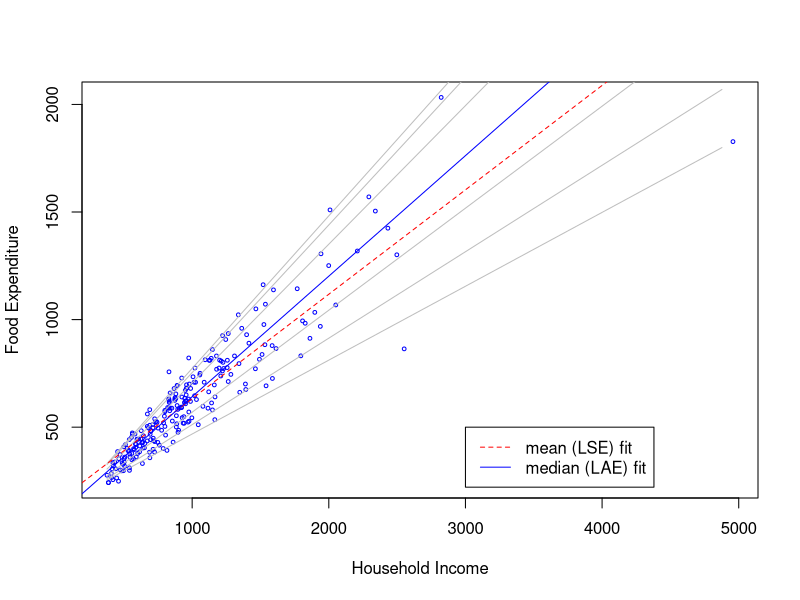
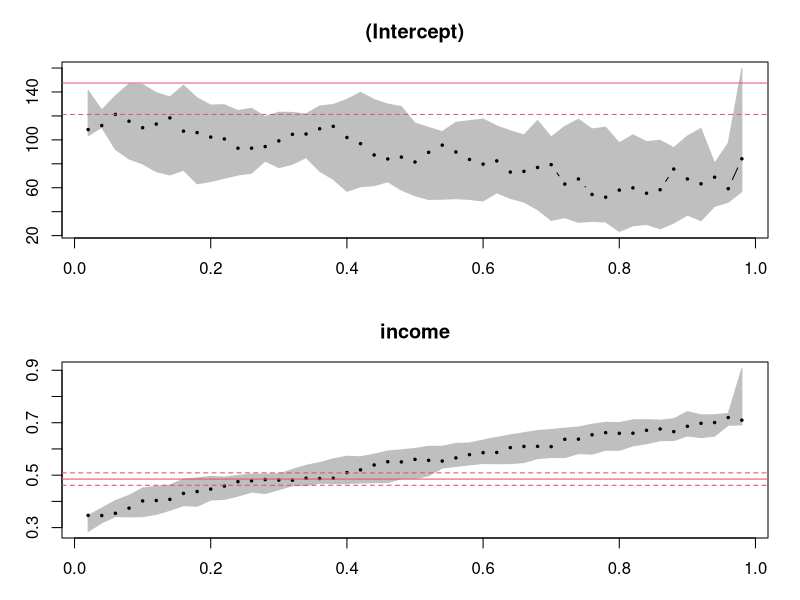

Source code (R) for these figures, in order:
library(quantreg)


### Name: rq
### Title: Quantile Regression
### Aliases: rq
### Keywords: regression

### ** Examples

data(stackloss)
rq(stack.loss ~ stack.x,.5)  #median (l1) regression  fit for the stackloss data. 
rq(stack.loss ~ stack.x,.25)  #the 1st quartile, 
        #note that 8 of the 21 points lie exactly on this plane in 4-space! 
rq(stack.loss ~ stack.x, tau=-1)   #this returns the full rq process
rq(rnorm(50) ~ 1, ci=FALSE)    #ordinary sample median --no rank inversion ci
rq(rnorm(50) ~ 1, weights=runif(50),ci=FALSE)  #weighted sample median 
#plot of engel data and some rq lines see KB(1982) for references to data
data(engel)
attach(engel)
plot(income,foodexp,xlab="Household Income",ylab="Food Expenditure",type = "n", cex=.5)
points(income,foodexp,cex=.5,col="blue")
taus <- c(.05,.1,.25,.75,.9,.95)
xx <- seq(min(income),max(income),100)
f <- coef(rq((foodexp)~(income),tau=taus))
yy <- cbind(1,xx)%*%f
for(i in 1:length(taus)){
        lines(xx,yy[,i],col = "gray")
        }
abline(lm(foodexp ~ income),col="red",lty = 2)
abline(rq(foodexp ~ income), col="blue")
legend(3000,500,c("mean (LSE) fit", "median (LAE) fit"),
	col = c("red","blue"),lty = c(2,1))
#Example of plotting of coefficients and their confidence bands
plot(summary(rq(foodexp~income,tau = 1:49/50,data=engel)))
#Example to illustrate inequality constrained fitting
n <- 100
p <- 5
X <- matrix(rnorm(n*p),n,p)
y <- .95*apply(X,1,sum)+rnorm(n)
#constrain slope coefficients to lie between zero and one
R <- cbind(0,rbind(diag(p),-diag(p)))
r <- c(rep(0,p),-rep(1,p))
rq(y~X,R=R,r=r,method="fnc")
